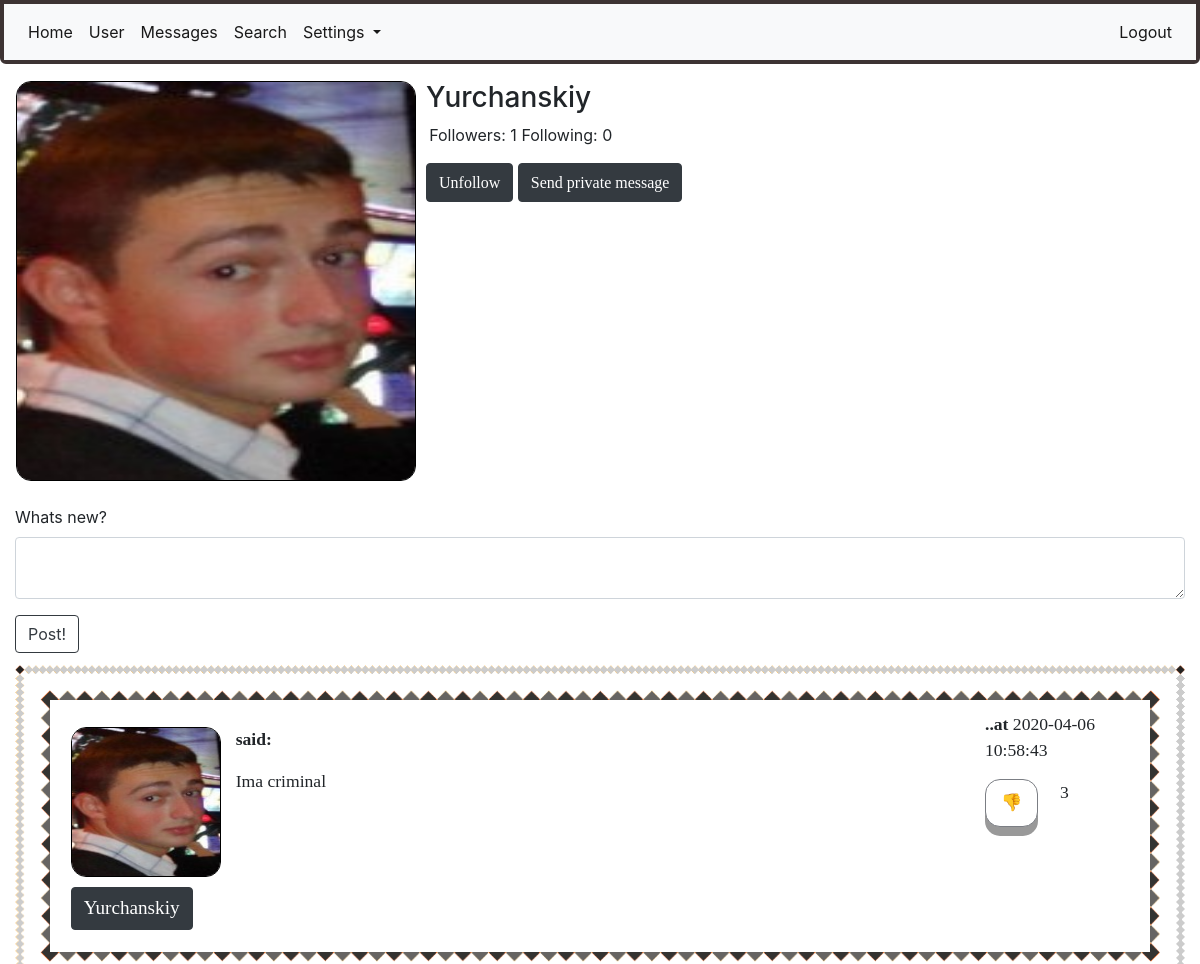
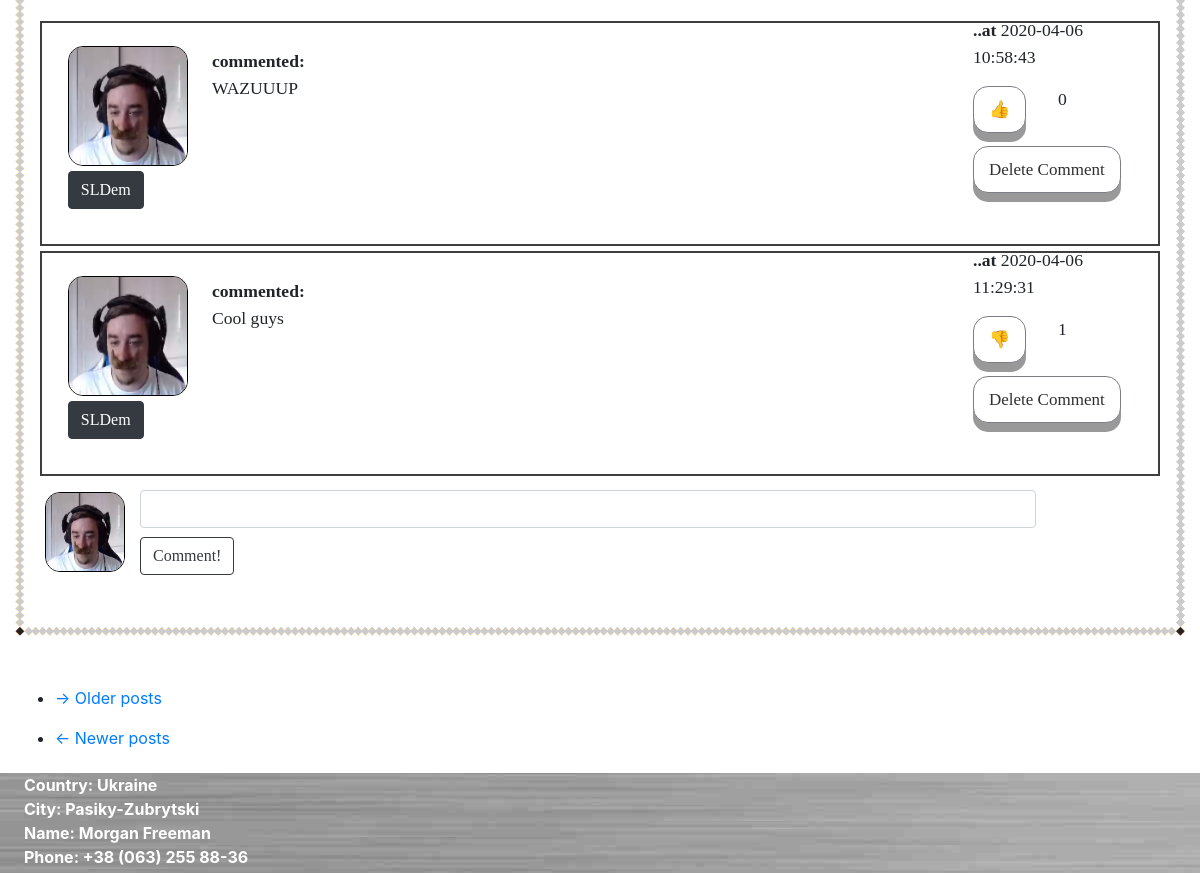
/user/Yurchanskiy (signed in), run on the app's committed database (2 pictures, top to bottom).
### app/models.py (models this page shows, shortened)
class User(UserMixin, db.Model):
    id = db.Column(db.Integer, primary_key=True)
    username = db.Column(db.String(64), index=True, unique=True)
    email = db.Column(db.String(124), index=True, unique=True)
    password_hash = db.Column(db.String(128))
    about_me = db.Column(db.String(1024))
    last_seen = db.Column(db.DateTime, default=datetime.utcnow())
    avatar_set = db.Column(db.Boolean, default=False)
    posts = db.relationship("Post", backref='author', lazy='dynamic')
    comments = db.relationship("Comment", backref='commenter', lazy='dynamic')
    followed = db.relationship(
        'User', secondary=followers,
        primaryjoin=(followers.c.follower_id == id),
        secondaryjoin=(followers.c.followed_id == id),
        backref=db.backref('followers', lazy='dynamic'), lazy='dynamic')
    liked = db.relationship(
        'PostLike',
        foreign_keys='PostLike.user_id',
        backref='user', lazy='dynamic')
    comment_liked = db.relationship(
        'CommentLike',
        foreign_keys='CommentLike.user_id',
        backref='user', lazy='dynamic')
    messages_sent = db.relationship(
        'Message',
        foreign_keys='Message.sender_id',
        backref='author', lazy='dynamic')
    messages_received = db.relationship(
        'Message',
        foreign_keys='Message.recipient_id',
        backref='recipient', lazy='dynamic')
    def is_following(self, user):
        return self.followed.filter(
            followers.c.followed_id == user.id).count() > 0
    def liked_post(self, post):
        return PostLike.query.filter(PostLike.user_id == self.id,
                                     PostLike.post_id == post.id).count() > 0
    def liked_comment(self, comment):
        return CommentLike.query.filter(CommentLike.user_id == self.id,
                                        CommentLike.comment_id == comment.id).count() > 0

class Post(db.Model):
    id = db.Column(db.Integer, primary_key=True)
    body = db.Column(db.String(140))
    timestamp = db.Column(db.DateTime, index=True, default=datetime.utcnow())
    user_id = db.Column(db.Integer, db.ForeignKey('user.id'))
    likes = db.relationship('PostLike', backref='post', lazy='dynamic')
    comments = db.relationship('Comment', backref='comment', lazy='dynamic')

class Comment(db.Model):
    id = db.Column(db.Integer, primary_key=True)
    body = db.Column(db.String(1028))
    timestamp = db.Column(db.DateTime(), default=datetime.utcnow(), index=True)
    post_id = db.Column(db.Integer, db.ForeignKey('post.id'))
    user_id = db.Column(db.Integer, db.ForeignKey('user.id'))
    comment_likes = db.relationship('CommentLike', backref='comment', lazy='dynamic')

### app/routes.py (the view)
@login_required
@app.route('/user/<username>', methods=['POST', 'GET'])
def user(username):
    if current_user.is_authenticated:
        form = PostForm()
        if form.validate_on_submit():
            post = Post(body=form.post.data, author=current_user)
            db.session.add(post)
            db.session.commit()
            flash('Your post has been posted!')
            return redirect(url_for('user', username=current_user.username))
        user = User.query.filter_by(username=username).first_or_404()
        page = request.args.get('page', 1, type=int)
        comments = Comment.query.all()
        posts = user.posts.order_by(Post.timestamp.desc()).paginate(
            page, 8, False)
        next_url = url_for('user', username=user.username, page=posts.next_num) if posts.has_next else None
        prev_url = url_for('user', username=user.username, page=posts.prev_num) if posts.has_prev else None
        return render_template('user.html', title=user.username, user=user, username=current_user.username,
                               posts=posts.items, comments=comments, next_url=next_url, prev_url=prev_url, form=form)
    return redirect(url_for('login'))

### app/forms.py
class PostForm(FlaskForm):
    post = TextAreaField("Whats new?", validators=[DataRequired(), Length(min=1, max=1028)])
    submit = SubmitField('Post!')

### app/models.py (called while the page is built)
@login.user_loader
def load_user(id):
    return User.query.get(int(id))

### app/templates/user.html (shortened to what this page needs)
{% extends "base.html" %}
{% import "bootstrap/wtf.html" as wtf %}
{% block app_content %}
    <table style="margin-top: 1%; ">
        <tr valign="top" style="width: 100%;">
            <td>
                {% if user.avatar_set %}
                    <img class="avatar" height="400px" width="400px" src="/static/{{user.username}}.jpg">
                {% else %}
                    <img class="roboavatar" src="{{ avatars.robohash(user.username, size='400') }}" />
                {% endif %}
            </td>
            <td>
                <div style="margin-left: 0.5rem; width: 220%;">
                    <h3>{{ user.username }}</h3>
                    <p style="margin-left: 0.2rem;">Followers: {{ user.followers.count() }} Following: {{ user.followed.count() }}</p>
                    {% if user == current_user %}
                        <p>This is your profile page!</p>
                    {% elif not current_user.is_following(user) %}
                    <a href="{{ url_for('follow', username=user.username) }}"><button class="btn btn-dark"><div class="link_button">Follow</div></button></a>
                    {% else %}
                    <a href="{{ url_for('unfollow', username=user.username) }}"><button class="btn btn-dark"><div class="link_button">Unfollow</div></button></a>
                    {% endif %}
                    {% if user != current_user %}
                    <a href="{{ url_for('private_messages', recipient=user.username) }}"><button class="btn btn-dark"><div class="link_button">
                        {{ 'Send private message' }}</div></button></a>
                </div>
                {% endif %}
            </td>
        </tr>
    </table>
    <div style="margin-top: 2%;">
        {% if form %}
            {{ wtf.quick_form(form, button_map={'submit':'btn btn-outline-dark'}) }}
        {% endif %}
    </div>
    <div style="margin-top: 1%;">
        {% for post in posts %}
            {% include "_post.html" %}
        {% endfor %}
        <div style="margin-bottom: 2%;">
            <nav aria-label="...">
                <ul>
                    <li class="next{% if not next_url %} disabled{% endif %}">
                        <a href="{{ next_url or '#' }}">
                            <span aria-hidden="true">&rarr;</span> Older posts
                        </a>
                    </li>
                </ul>
                <ul class="pager">
                    <li class="previous{% if not prev_url %} disabled{% endif %}">
                        <a href="{{ prev_url or '#' }}">
                            <span aria-hidden="true">&larr;</span> Newer posts
                        </a>
                    </li>
                </ul>
            </nav>
        </div>
    </div>
{% endblock %}

### app/templates/_post.html (shortened to what this page needs)
<div class="post_with_background" style="margin-bottom: 50px;">
    <div class="post">
        <div id="container_post">
            <div id="left_post">
                <div style="position: absolute; margin-left: -5px;">
                    <a href="{{ url_for('user', username=post.author.username) }}">
                        {% if post.author.avatar_set %}
                        <img class="avatar" height="150px" width="150px"
                             src="{{ url_for('static', filename=post.author.username + '.jpg') }}">
                        {% else %}
                        <img class="roboavatar" src="{{ avatars.robohash(post.author.username, size='150') }}"/>
                        {% endif %}
                    </a>
                </div>
                <div style="position: relative; margin-top: 160px; margin-left: -5px;">
                    <a href="{{ url_for('user', username=post.author.username) }}"><button class="btn btn-dark">
                        <div class="username_in_post">{{ post.author.username }}</div>
                    </button></a>
                </div>
            </div>
            <div id="center_post">
                <p><b>said: </b></p>
                <p id="post{{ post.id }}">{{ post.body }}</p>
            </div>
            <div id="right_post">
                <p><b>..at</b> {{post.timestamp.replace(microsecond=0)}}</p>
                {% if current_user.liked_post(post) %}
                <div id="like_container">
                    <div id="like_button"><a href="{{ url_for('like_action', post_id=post.id, action='dislike') }}">
                        <div class="button">&#128078</div></a>
                    </div>
                    <div id="like_count"><p>{{ post.likes.count() }}</p></div>
                </div>
                {% endif %}
            </div>
        </div>
    </div>
    {% for comment in comments %}
        {% if comment in post.comments %}
            {% include "_comment.html" %}
        {% endif %}
    {% endfor %}
    <div id="container_post_comment">
        <div id="left_post_comment">
            {% if current_user.avatar_set %}
            <img class="avatar" height="80px" width="80px"
                 src="{{ url_for('static', filename=current_user.username + '.jpg') }}">
            {% else %}
            <img class="roboavatar" src="{{ avatars.robohash(current_user.username, size='80') }}"/>
            {% endif %}
        </div>
        <div class="comment_with_background">
            <div id="right_post_comment">
                <form action="{{ url_for('comment', post_id=post.id) }}" method="post"
                      style="margin-bottom: 4%;">
                    <input style="width: 100%; margin-bottom: 1%;" class="form-control" type=text name=comment>
                    <input type=submit class="btn btn-outline-dark" value=Comment!>
                </form>
            </div>
        </div>
    </div>
</div>

### app/templates/_comment.html
<div class="comment_with_border">
    <div id="container-comment">
        <div id="left_comment">
            <a href="{{ url_for('user', username=comment.commenter.username) }}">
                {% if comment.commenter.avatar_set %}
                    <img class="avatar" height="120px" width="120px" src="{{ url_for('static', filename=comment.commenter.username + '.jpg') }}">
                {% else %}
                    <img class="roboavatar" src="{{ avatars.robohash(comment.commenter.username, size='120') }}" />
                {% endif %}
            </a>
            <div style="position: relative; margin-top: 5px;">
                <a href="{{ url_for('user', username=comment.commenter.username) }}">
                    <button class="btn btn-dark"><div class="link_button">{{ comment.commenter.username }}</div></button>
                </a>
            </div>
        </div>
        <div id="center_comment">
            </a><b>commented: </b>
            <p>{{ comment.body }}</p>
        </div>
        <div id="right_comment">
            <p><b>..at</b> {{comment.timestamp.replace(microsecond=0)}}</p>
            {% if current_user.liked_comment(comment) %}
                <div id="like_container">
                    <div id="like_button"><a href="{{ url_for('comment_like_action', comment_id=comment.id, action='dislike') }}"><div class="button">&#128078</div></a></div>
                    <div id="like_count"><p>{{ comment.comment_likes.count() }}</p></div>
                </div>
            {% else %}
                <div id="dislike_container">
                    <div id="dislike_button"><a href="{{ url_for('comment_like_action', comment_id=comment.id, action='like') }}"><div class="button">&#128077</div></a></div>
                    <div id="dislike_count"><p>{{ comment.comment_likes.count() }}</p></div>
                </div>
            {% endif %}
            <div class="delete_button">
                {% if current_user.username == post.author.username or current_user.username == comment.commenter.username %}
                <a href="{{url_for('are_you_sure_comment', comment_id=comment.id)}}"><div class="button">Delete Comment</div></a>
                {% endif %}
            </div>
        </div>
    </div>
</div>

### app/static/main.css (style rules this page uses)
#container_post { width:100%; height: 190px; margin-bottom: 2%; }
#left_post { float: left; width: 160px; margin-left: 1%; margin-top: 0.1%; }
#center_post { margin: 0 auto; width: 80%; margin-top: 1%; margin-left: 155px; }
#right_post { float: right; width: 150px; margin-top: -100px; }
#left_comment { float: left; width: 130px; height: 130px; margin-left: 1%; margin-top: -0.2%; }
#center_comment { margin: 0 auto; width: 80%; margin-top: 1%; margin-left: 155px; }
#right_comment { float: right; width: 170px; margin-top: -100px; }
#container_post_comment { width:100%; }
#left_post_comment { float: left; width: 20px; margin-left: 5px; margin-top: 2px; }
#right_post_comment { margin: 0 auto; width: 80%; margin-top: 1.27%; margin-left: 100px; margin-right: 50px; }
#like_container { width: 100%; }
#like_button { float: left; width: 50%; }
#like_count { margin: 0 auto; width: 40%; margin-right: 4rem; margin-top: 1%; }
#dislike_container { width: 100%; }
#dislike_button { float: left; width: 50%; }
#dislike_count { margin: 0 auto; width: 30%; margin-right: 4rem; margin-top: 1%; }
.delete_button { margin-top: 2.1rem; }
.avatar { border: 1px solid #000; border-radius: 15px; }
.post_with_background { border: 10px solid transparent; padding: 15px; border-image: url('/static/border1.png') 30 round; font-family: 'Lobster Two', cursive; font-size: 1.1rem; }
.post { border: 10px solid transparent; padding: 15px; border-image: url('/static/border2.png') 15 round; margin-bottom: 2%; }
.comment_with_border { height: 225px; border: 2px solid #3F3E3E; padding: 15px; padding-bottom: 30px; margin-bottom: 5px; }
.username_in_post { text-decoration: none !important; font-family: 'Comic Sans MS', cursive; font-size: 1.2rem; display: inline-block; color: white; }
.link_button { text-decoration: none !important; font-family: 'Comic Sans MS', cursive; font-size: 1rem; display: inline-block; color: white; }
.button { outline: none !important; display: inline-block; padding: 10px 15px; font-size: 17px; cursor: pointer; text-align: center; text-decoration: none; outline: none; color: #303030 !important; background-color: white; border: solid; border-color: #7B7E84; border-width: 1px; border-radius: 15px; box-shadow: 0 9px #999; }
* { box-sizing: border-box; }

### data on the page
User: username (picture), username "Yurchanskiy"
Post: username (picture), author.username "Yurchanskiy", body "Ima criminal", timestamp.replace "2020-04-06 10:58:43", likes.count "3"
Comment: username (picture), commenter.username "SLDem", body "WAZUUUP", timestamp.replace "2020-04-06 10:58:43", comment_likes.count "0"
Comment: username (picture), commenter.username "SLDem", body "Cool guys", timestamp.replace "2020-04-06 11:29:31", comment_likes.count "1"

### other printed values
{{ user.followers.count() }} "1"
{{ user.followed.count() }} "0"
{{ 'Send private message' }} "Send private message"
